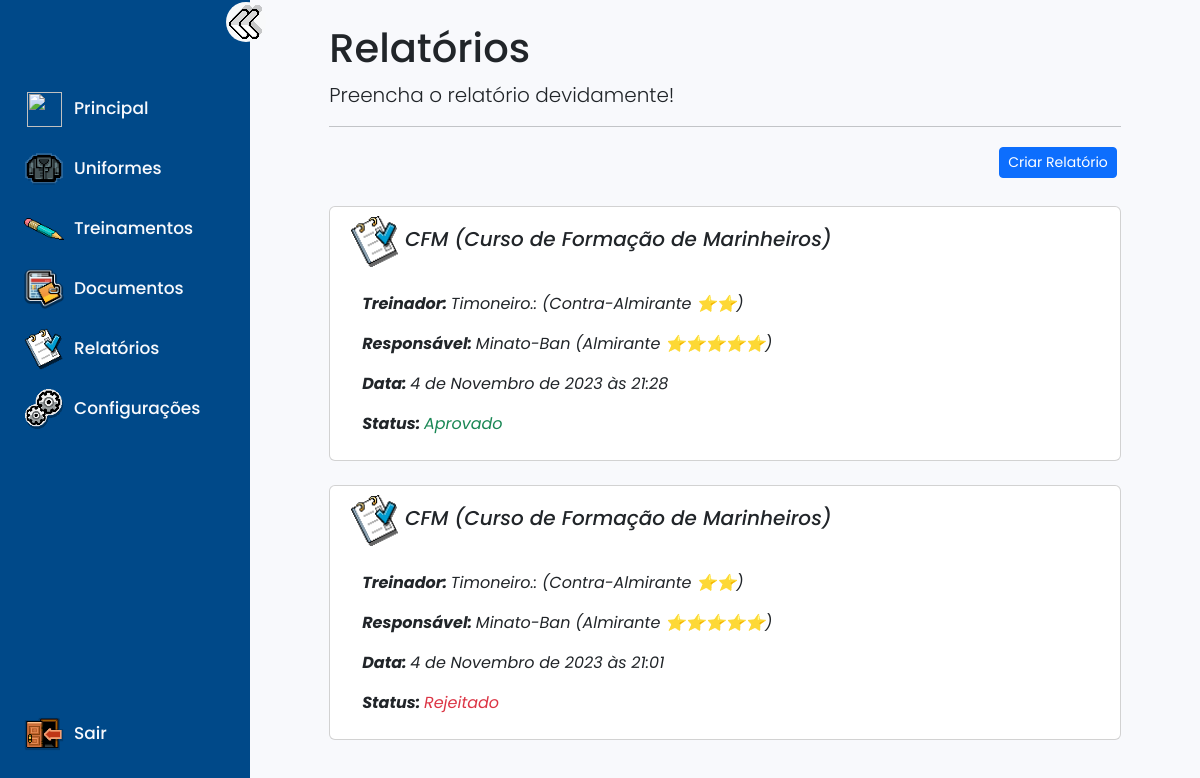
The page /paginas/relatórios/ (signed in) on the database its author committed.
### relatorios/models.py (models this page shows, shortened)
class Relatorios(models.Model):
    SALA = (
        ('CI', 'CI'),
        ('Sala [1]', 'Sala [1]'),
        ('Sala [2]', 'Sala [2]'),
    )
    STATUS = (
        ('Espera...', 'Espera...'),
        ('Aprovado', 'Aprovado'),
        ('Rejeitado', 'Rejeitado'),
    )
    treinamento = models.ForeignKey(Treinamentos, on_delete=models.CASCADE,related_name="treinamento", verbose_name=("Treinamento"), null=True)
    sala = models.CharField(choices=SALA, default='CI', max_length=50, null=True)
    responsavel = models.ForeignKey(CustomUser, on_delete=models.CASCADE,related_name="relatorios_responsavel", limit_choices_to={'groups__name': 'oficial'}, verbose_name=("Responsável pelo treinamento"), null=True)
    data1 = models.CharField(("Início"),max_length=50, null=True)
    treinador = models.ForeignKey(CustomUser, on_delete=models.CASCADE,related_name="relatorios_treinador", verbose_name=("Treinador"), null=True)
    aprovados = models.TextField(max_length=50, null=True)
    reprovados = models.TextField(max_length=50, null=True)
    data2 = models.CharField(("Fim"),max_length=50, null=True)
    observações = models.TextField(max_length=50, null=True)
    data_preenchimento = models.DateTimeField( blank=True)
    status = models.CharField(choices=STATUS,default='Espera...', max_length=50,blank=True, null=True)

### treinamentos/models.py (models this page shows)
class Treinamentos(models.Model):
    titulo = models.TextField(verbose_name='Título', null=True, blank=True)
    topico1 = models.TextField(verbose_name='Tópico-1', null=True, blank=True)
    texto1 = models.TextField(verbose_name='Texto-1', null=True, blank=True)
    topico2 = models.TextField(verbose_name='Tópico-2', null=True, blank=True)
    texto2 = models.TextField(verbose_name='Texto-2', null=True, blank=True)
    topico3 = models.TextField(verbose_name='Tópico-3', null=True, blank=True)
    texto3 = models.TextField(verbose_name='Texto-3', null=True, blank=True)
    topico4 = models.TextField(verbose_name='Tópico-4', null=True, blank=True)
    texto4 = models.TextField(verbose_name='Texto-4', null=True, blank=True)
    topico5 = models.TextField(verbose_name='Tópico-5', null=True, blank=True)
    texto5 = models.TextField(verbose_name='Texto-5', null=True, blank=True)
    topico6 = models.TextField(verbose_name='Tópico-6', null=True, blank=True)
    texto6 = models.TextField(verbose_name='Texto-6', null=True, blank=True)
    topico7 = models.TextField(verbose_name='Tópico-7', null=True, blank=True)
    texto7 = models.TextField(verbose_name='Texto-7', null=True, blank=True)
    def __str__(self):
        return '{}'.format(self.titulo)

### users/models.py (models this page shows)
class CustomUser(AbstractUser):
    PATENTES = (
        ('Marinheiro', 'Marinheiro'),
        ('Cabo', 'Cabo'),
        ('Aluno', 'Aluno'),
        ('3° Sargento', '3° Sargento'),
        ('2° Sargento', '2° Sargento'),
        ('1° Sargento', '1° Sargento'),
        ('SubOficial', 'SubOficial'),
        ('Cadete', 'Cadete'),
        ('Aspirante-a-Oficial', 'Aspirante-a-Oficial'),
        ('Guarda-Marinha', 'Guarda-Marinha'),
        ('Segundo-Tenente', 'Segundo-Tenente'),
        ('Primeiro-Tenente', 'Primeiro-Tenente'),
        ('Capitão-Tenente', 'Capitão-Tenente'),
        ('Capitão-de-Corveta', 'Capitão-de-Corveta'),
        ('Capitão-de-Fragata', 'Capitão-de-Fragata'),
        ('Capitão-de-Mar-e-Guerra ⭐', 'Capitão-de-Mar-e-Guerra ⭐'),
        ('Contra-Almirante ⭐⭐', 'Contra-Almirante ⭐⭐'),
        ('Vice-Almirante ⭐⭐⭐', 'Vice-Almirante ⭐⭐⭐'),
        ('Almirante-de-Esquadra ⭐⭐⭐⭐', 'Almirante-de-Esquadra ⭐⭐⭐⭐'),
        ('Almirante ⭐⭐⭐⭐⭐', 'Almirante ⭐⭐⭐⭐⭐'),
        ('Conselheiro', 'Conselheiro'),
    )
    STATUS = (
        ('Ativo','Ativo'),
        ('Demitido','Demitido'),
        ('Aposentado','Aposentado'),
    )
    patente = models.CharField(choices=PATENTES,max_length=50, null=True)
    status = models.CharField(choices=STATUS, max_length=50, null=True)
    datapromo = models.DateField(("Última Promoção"),default=timezone.now, null=True)
    responsavel = models.TextField(("Responsável pela promoção"), null=True)
    username = models.CharField(
        _('username'),
        max_length=150,
        unique=True,
        validators=[RegexValidator(
            regex=r'^[a-zA-Z0-9@_:.,-]+$',
            message=_('Enter a valid username. This value may contain only letters (uppercase and lowercase), numbers, @, :, -, and _ characters.'),
            code='invalid_username',
        )],
        help_text=_('150 characters or fewer. Letters (uppercase and lowercase), digits, @, :, -, and _ only.'),
    )
    def __str__(self):
        return f"{self.username} ({self.patente})"

### relatorios/views.py (called while the page is built)
    def get_context_data(self, **kwargs):
        context = super().get_context_data(**kwargs)
        context['relatorios'] = Relatorios.objects.filter(treinador=self.request.user).order_by('-data_preenchimento')
        return context

### arquivos/templates/relatorios.html
{% extends "templates/index.html" %}
{% load static %}
{% block main %}
<div class="col-xl-12 m-auto">
    <h1>Relatórios</h1>
    <p class="lead">Preencha o relatório devidamente!</p>
<hr>
    <div class="d-flex justify-content-end">
    <a class="btn btn-primary btn-sm m-1" title="Adicionar Procedimento" href="{% url 'cadastrarrelatorio' %}">Criar Relatório</a>
    </div>
    </div>
    <br>
{% for relatorio in relatorios %}
<div class="card col-xl-12 m-auto">
    <div class="container m-2">
        <div class="row">
            <i class='bx bx-home-alt icon'>
                <img width="50px" src="{% static "img/relatorioicon.png" %}" alt="">
                <span class="h5 card-title">{{ relatorio.treinamento }}</span>
                <div class="container">
                    <br>
                <p> <strong> Treinador: </strong>   {{relatorio.treinador}}</p>
                <p> <strong> Responsável: </strong>   {{relatorio.responsavel}}</p>
                <p> <strong> Data: </strong> {{relatorio.data_preenchimento}}</p>
                <p>
                    <strong> Status: </strong>
                    <span class="{% if relatorio.status == 'Em espera...' %}text-primary{% elif relatorio.status == 'Aprovado' %}text-success{% elif relatorio.status == 'Rejeitado' %}text-danger{% endif %}">
                        {{ relatorio.status }}
                    </span>
                </p>
                </div>
            </i>
        </div>
    </div>
</div>
<br>
{% empty %}
<li>Nenhum relatório encontrado.</li>
{% endfor %}
{% endblock main %}

### static/css/index.css (style rules this page uses)
* { margin: 0; padding: 0; box-sizing: border-box; font-family: 'Poppins', sans-serif; }
:root { --body-color: #f8f9fc; --sidebar-color: linear-gradient(90deg, rgba(2,2,36,1) 0%, rgba(10,10,63,1) 48%, rgba(20,20,63,1) 100%); --primary-color: #005fb2; --primary-color-light: linear-gradient(to right, #0f2027, #203a43, #2c5364); --toggle-color: #DDD; --text-color: #f8f9fc; --tran-03: all 0.2s ease; --tran-03: all 0.3s ease; --tran-04: all 0.3s ease; --tran-05: all 0.3s ease; }
body { min-height: 100vh; background-color: var(--body-color); transition: var(--tran-05); }

### rows shown on the page
Relatorios: treinamento "CFM (Curso de Formação de Marinheiros)", treinador "Timoneiro.: (Contra-Almirante ⭐⭐)", responsavel "Minato-Ban (Almirante ⭐⭐⭐⭐⭐)", data_preenchimento "4 de Novembro de 2023 às 21:28", status "Aprovado"
Relatorios: treinamento "CFM (Curso de Formação de Marinheiros)", treinador "Timoneiro.: (Contra-Almirante ⭐⭐)", responsavel "Minato-Ban (Almirante ⭐⭐⭐⭐⭐)", data_preenchimento "4 de Novembro de 2023 às 21:01", status "Rejeitado"
